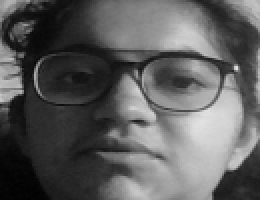
#> input picture project/datasets/AKANKSHA/1.png, 130 x 100 px (shown 2 times larger)
$ python face_recogniser.py
#> lines starting #> are read from the running program, lines starting #| are printed output that depends on the picture; after the words box and inside, x2 and y2 are one past the last pixel; in counts of white or black regions, pixels touching at a corner belong together
# It helps in identifying the faces
import cv2, sys, numpy, os
size = 4
haar_file = 'haarcascade_frontalface_default.xml'
datasets = 'datasets'

# Part 1: Create fisherRecognizer
print('Recognizing Face Please Be in sufficient Lights...')

# Create a list of images and a list of corresponding names
(images, lables, names, id) = ([], [], {}, 0)
for (subdirs, dirs, files) in os.walk(datasets):
    for subdir in dirs:
        names[id] = subdir
        subjectpath = os.path.join(datasets, subdir)
        for filename in os.listdir(subjectpath):
            path = subjectpath + '/' + filename
            lable = id
            images.append(cv2.imread(path, 0))
            lables.append(int(lable))
        id += 1
#> id = 1
(width, height) = (130, 100)

# Create a Numpy array from the two lists above
(images, lables) = [numpy.array(lis) for lis in [images, lables]]

# OpenCV trains a model from the images
# NOTE FOR OpenCV2: remove '.face'
model = cv2.face.LBPHFaceRecognizer_create()
model.train(images, lables)

# Part 2: Use fisherRecognizer on camera stream
face_cascade = cv2.CascadeClassifier(haar_file)
webcam = cv2.VideoCapture(0)
while True:
    (_, im) = webcam.read()
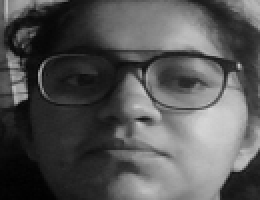
#> input picture project/datasets/AKANKSHA/12.png, 130 x 100 px, given in place of the camera (shown 2 times larger)
#> im is the input picture: shape (100, 130, 3); min 1, max 213, mean 84.8
    gray = cv2.cvtColor(im, cv2.COLOR_BGR2GRAY)
    faces = face_cascade.detectMultiScale(gray, 1.3, 5)
    for (x, y, w, h) in faces:
        cv2.rectangle(im, (x, y), (x + w, y + h), (255, 0, 0), 2)
        face = gray[y:y + h, x:x + w]
        face_resize = cv2.resize(face, (width, height))
        # Try to recognize the face
        prediction = model.predict(face_resize)
        cv2.rectangle(im, (x, y), (x + w, y + h), (0, 255, 0), 3)

        if prediction[1]<500:

           cv2.putText(im, '% s - %.0f' %
(names[prediction[0]], prediction[1]), (x-10, y-10),
cv2.FONT_HERSHEY_PLAIN, 1, (0, 255, 0))
        else:
          cv2.putText(im, 'not recognized',
(x-10, y-10), cv2.FONT_HERSHEY_PLAIN, 1, (0, 255, 0))
#> this loop made 1 pass
#> pass 1, `face = gray[y:y + h, x:x + w]`:
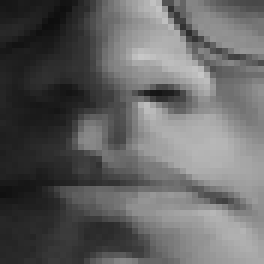
#> face: shape (44, 44) (shown 6 times larger); min 14, max 199, mean 98.6
#> pass 1, `face_resize = cv2.resize(face, (width, height))`:
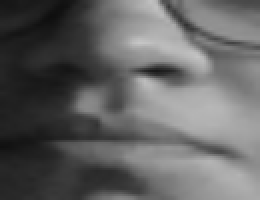
#> face_resize: shape (100, 130) (shown 2 times larger); min 14, max 198, mean 98.5
#> after the loop:
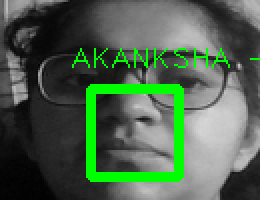
#> im: shape (100, 130, 3) (shown 2 times larger); 8.15% of pixels changed, all inside (x1, y1, x2, y2) = (36, 24, 130, 91)

    cv2.imshow('OpenCV', im)

    key = cv2.waitKey(10)
#> (key Esc is pressed here)
    if key == 27:
        break
